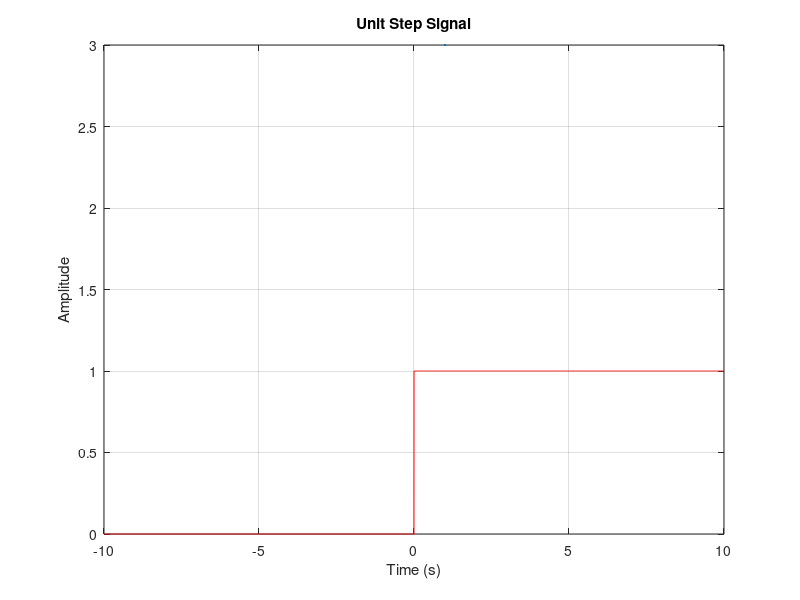

The MATLAB source for this figure:
clc;
clear all;
close all;

% Unit Step Signal in continuous-time

t = -10 : 10^-3 : 10;
u = zeros(1, 1:length(i));

for i = 1:length(t)
    if t(i) > 0
        u(i) = 1;
    elseif t(i) == 0
        u(i) = 1/2;
    else
        u(i) = 0;
    end
end

plot(t, u, 'r', LineWidth=3)
xlabel('Time (s)')
ylabel('Amplitude')
title('Unit Step Signal')
grid on
